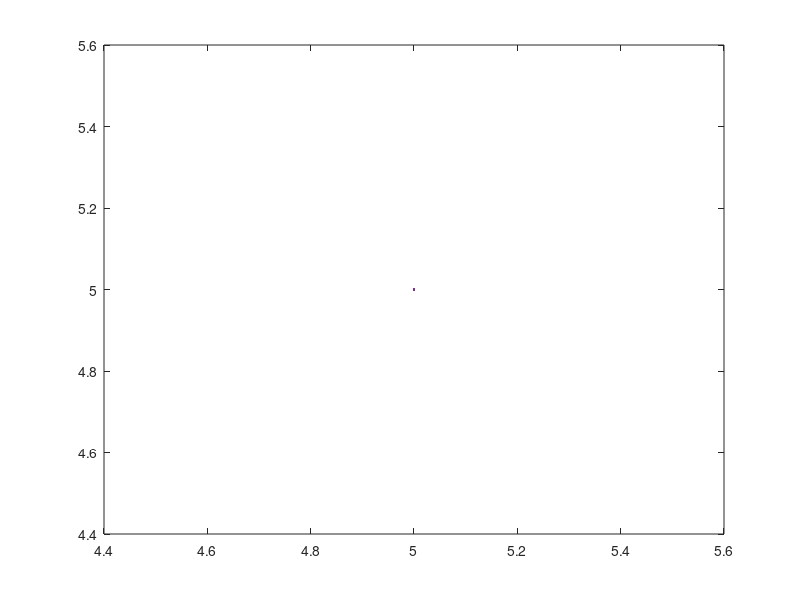

Source code (MATLAB): (Note: this script raises an error after producing the figure.)
a = input("a: ")
b = input("b: ")
x = linspace(a, b); % define intervalo de x para plotar no gr ́afico.
% Escolha valores de a e b no dom ́ınio da fun ̧c ̃ao f(x) abaixo e coloque no comando linspace(a,b).
y1 = input("função 1: "); % define a fun ̧c ̃ao y1=f(x) do item (a);
plot(x, y1) % plota o gr ́afico da fun ̧c ̃ao y1=f(x) com valores dados em x no in ́ıcio;
hold on % mant ́em o gr ́afico anterior na pr ́oxima plotagem
y2 = input("função 2: "); %define a fun ̧c ̃ao y2=g(x) do item (b);
plot(x, y2) % plota o gr ́afico de x, y1 e y2;
xline(0); % desenha o eixo das abcissas
yline(0); % exibe o eixo das ordenadas
legend('y1 = f(x)','y2 = g(x)') % aqui escreva no lugar de f(x) e g (x) as fun ̧c ̃oes descritas nos itens (a) e (b),
% respectivamente;

hold off % finaliza a jun ̧c ̃ao de v ́arias fun ̧c ̃oes no mesmo gr ́afico; Isso  ́e interessante quando se quer fazer um
% novo gr ́afico, mas com nova fun ̧c ̃oes sem a necessidade de incluir as anteriores.
